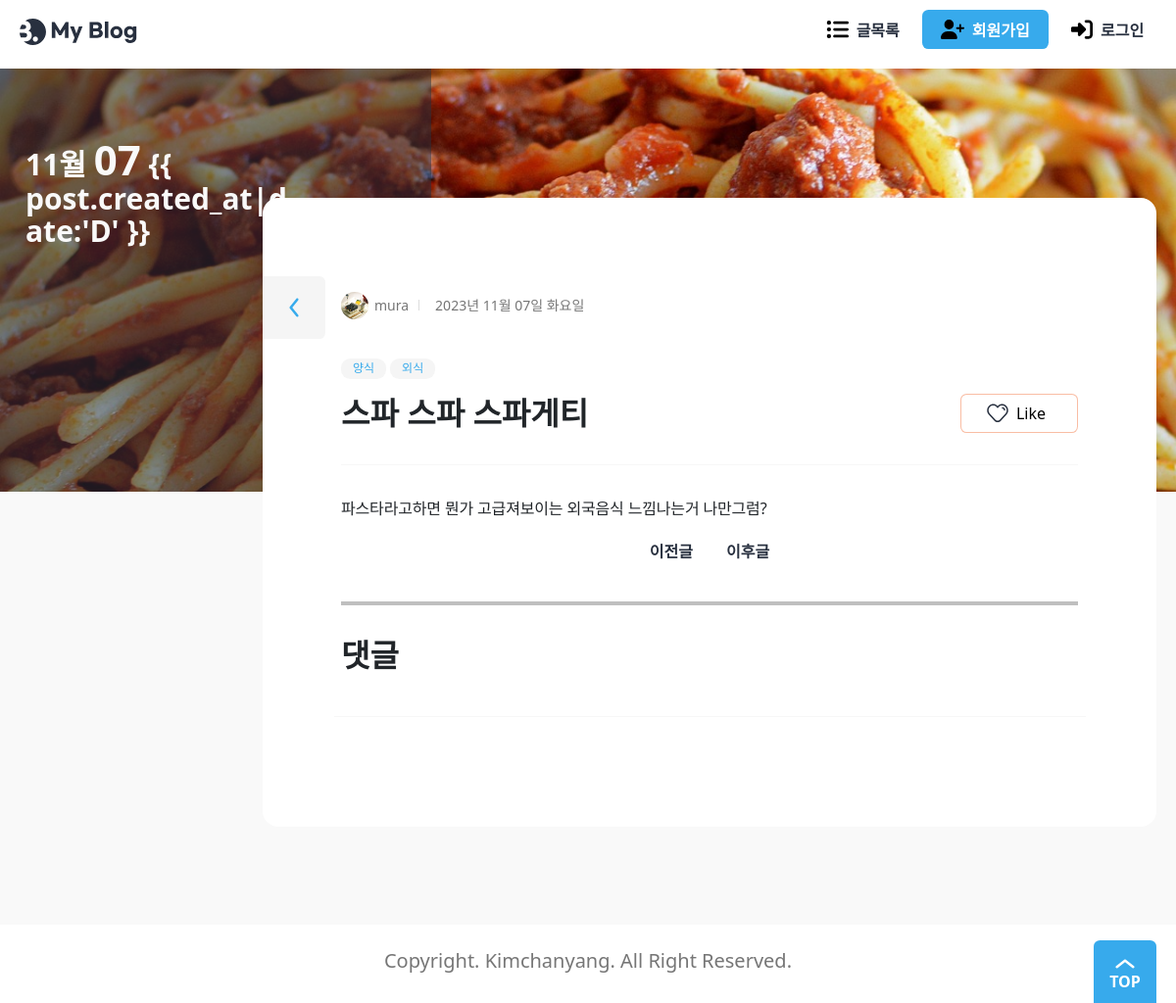
/blog/138/, run on an earlier commit of the app's database.
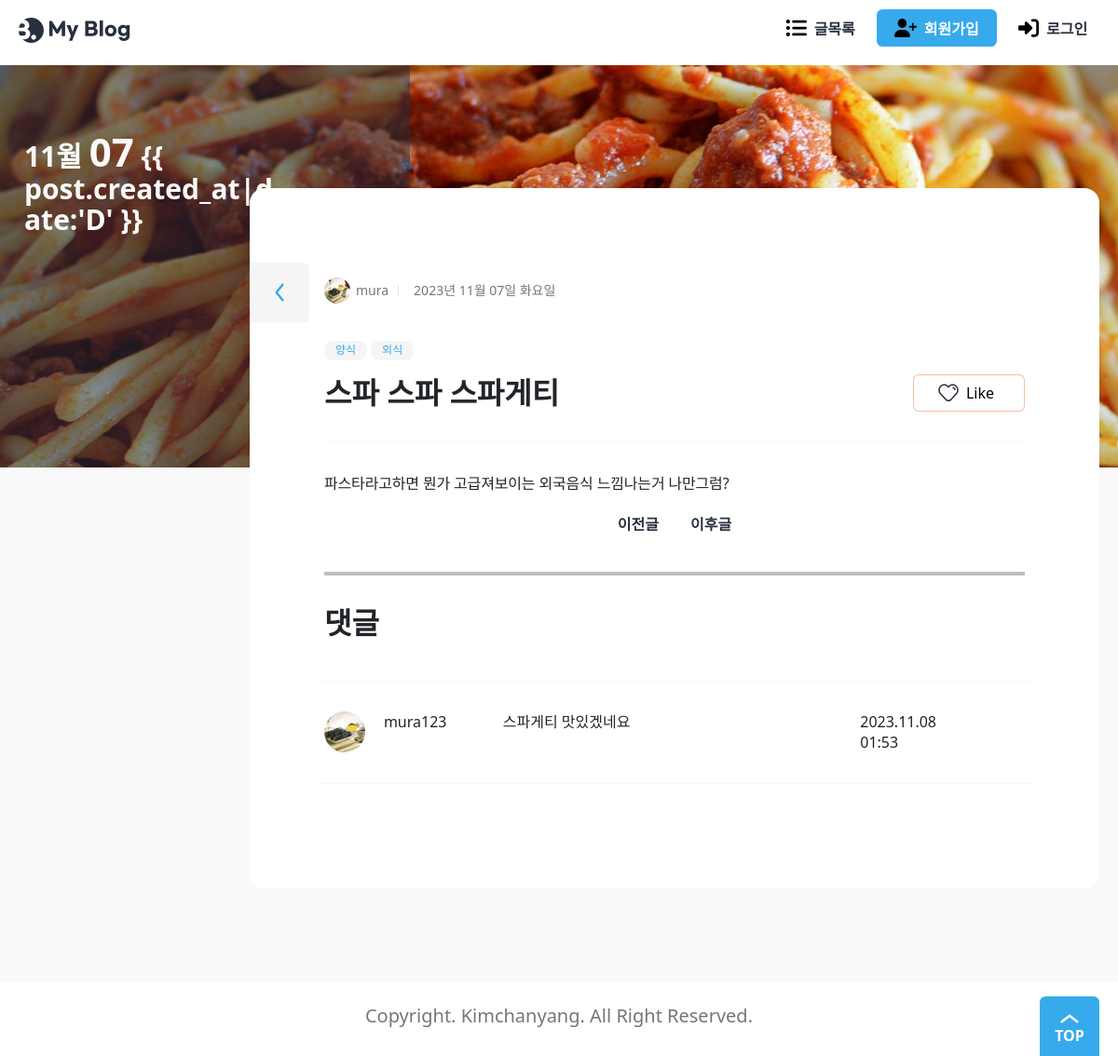
And on a later commit of the database.
### blog/models.py (models this page shows, shortened)
class Tag(models.Model):
    name = models.CharField(max_length=50, unique=True, verbose_name="태그 이름")
    def __str__(self):
        return self.name

class Comment(models.Model):
    post = models.ForeignKey(
        Post, on_delete=models.CASCADE, related_name="comments", verbose_name="원본 포스트"
    )
    author = models.ForeignKey(User, on_delete=models.CASCADE, verbose_name="작성자")
    message = models.TextField(_("메시지"))
    created_at = models.DateTimeField(_("작성일자"), auto_now_add=True)
    updated_at = models.DateField(_("수정일자"), auto_now=True)

### accounts/models.py (models this page shows)
class User(AbstractUser):
    nickname = models.CharField(_("닉네임"), max_length=50)
    profile_img = models.ImageField(
        _("프로필 사진"), upload_to=user_directory_path, blank=True
    )
    class Meta:
        db_table = "User"

### blog/views.py (the view)
# urls.py: path("<int:pk>/", views.PostDetail.as_view(), name="detail"),
class PostDetail(DetailView):
    model = Post
    context_object_name = "post"
    def get(self, request, pk):
        try:
            post = Post.objects.get(pk=pk)
        except Post.DoesNotExist:
            return render(request, "blog/post_404.html")
        post.view_count += 1
        post.save()
        try:
            next_post = (
                Post.objects.filter(created_at__gt=post.created_at)
                .order_by("created_at")
                .first()
            )
        except Post.DoesNotExist:
            next_post = None
        try:
            previous_post = (
                Post.objects.filter(created_at__lt=post.created_at)
                .order_by("-created_at")
                .first()
            )
        except Post.DoesNotExist:
            previous_post = None
        comments = Comment.objects.filter(post=post)
        contaxt = {
            "post": post,
            "previous_post": previous_post,
            "next_post": next_post,
            "comments": comments,
        }
        return render(request, "blog/post_detail.html", contaxt)
    def post(self, request, pk):
        try:
            post = Post.objects.get(pk=pk)
        except Post.DoesNotExist:
            return render(request, "blog/post_404.html")
        form = CommentForm(request.POST)
        if form.is_valid():
            comment = form.save(commit=False)
            comment.post = post
            comment.author = request.user
            comment.save()
        return redirect("post_detail", pk=pk)

### templates/blog/post_detail.html (shortened to what the changed rows need)
{% extends "base.html" %} {% block main %} {% load static %}
<div class="view">
    <div class="max-width">
        <section class="wrap-box">
            <div class="inner">
                <dl class="category">
                    {% for tag in post.tags.iterator %}
                    <dd><a href="{% url 'search:tag' tag %}">{{ tag }}</a></dd>
                    {% endfor %}
                </dl>
                <div class="title-wrap">
                    <h2>{{ post.title }}</h2>
                </div>
                <div class="title-wrap">
                    <h2>댓글</h2>
                </div>
                <div class="view-comment">
                    <div class="row">
                        <hr />
                        {% for comment in comments %}
                        <div class="col-md-1 profile-img">
                            <a href="#">
                                {% if comment.author.profile_img %}
                                <img
                                    src="{{ comment.author.profile_img.url }}"
                                />
                                {% else %}
                                <img
                                    src="{% static './assets/blank_profile.png' %}"
                                />
                                {% endif %}
                            </a>
                        </div>
                        <div class="col-md-2" style="display: block">
                            {% if comment.author.nickname %}
                                {{ comment.author.nickname }}
                            {% else %}
                                {{ comment.author }}
                            {% endif %}
                        </div>
                        <div class="col-md-6">{{ comment.message }}</div>
                        <div class="col-md-2">
                            {{ comment.created_at|date:'Y.m.d H:i' }}
                        </div>
                        <div class="col-md-1">
                        </div>
                        <hr />
                        {% endfor %}
                    </div>
                </div>
            </div>
        </section>
    </div>
</div>
{% endblock main %}

What changed in the data, as far as the page shows it:
added Comment: author.profile_img (picture), author.nickname "mura123", message "스파게티 맛있겠네요", created_at "2023.11.08 01:53"
